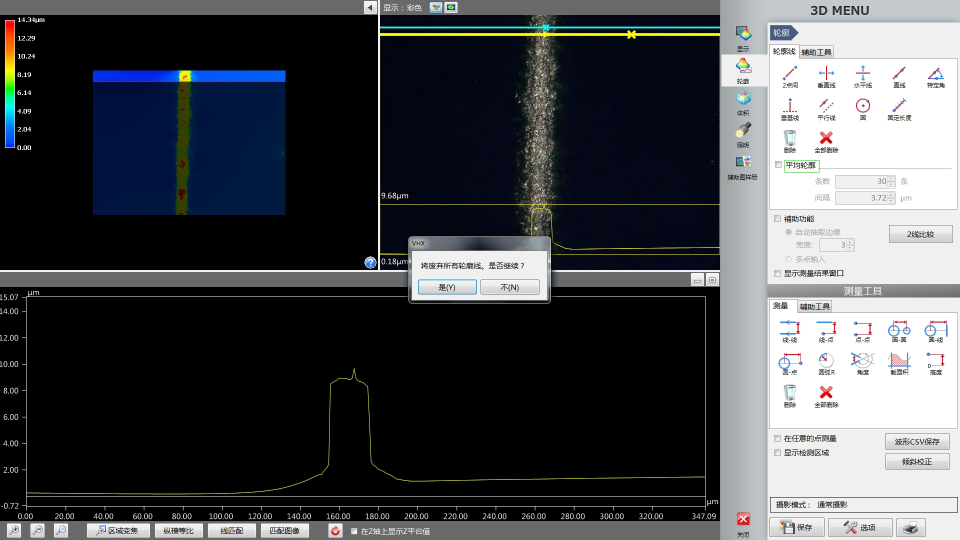
#> input picture someTest/1.jpg, 1920 x 1080 px, given in place of 1.png, which was not available (shown at 1/2 size)
$ python getSharpnessTest.py   (older library calls are emulated)
#> lines starting #> are read from the running program, lines starting #| are printed output that depends on the picture; after the words box and inside, x2 and y2 are one past the last pixel; in counts of white or black regions, pixels touching at a corner belong together; pictures that were not available may be replaced by others from this repository, and a replacement may not be noted
import cv2
import numpy as np
import imutils


def findLine(currentScreen):
    img = currentScreen
    # lineRegion = img[:, :1440]
    # 这里改成了更改颜色通道来获取大致点，再获取对应的bbox
    imgSelected = img[:, :1440]
    imgHSV = cv2.cvtColor(imgSelected, cv2.COLOR_BGR2HSV)

    hsv_low = np.array([0, 0, 86])
    hsv_high = np.array([108, 255, 255])
    mask = cv2.inRange(imgHSV, hsv_low, hsv_high)

    lineRegion = cv2.bitwise_and(imgSelected, imgSelected, mask=mask)

    grayLine = cv2.cvtColor(lineRegion, cv2.COLOR_BGR2GRAY)
    x_grad = cv2.Sobel(grayLine, cv2.CV_32F, dx=1, dy=0, ksize=-1)
    y_grad = cv2.Sobel(grayLine, cv2.CV_32F, dx=0, dy=1, ksize=-1)
    gradLine = cv2.subtract(x_grad, y_grad)
    gradLine = cv2.convertScaleAbs(gradLine)
    blurredLine = cv2.blur(gradLine, (5, 5))
    _, thresholdLine = cv2.threshold(blurredLine, 100, 255, cv2.THRESH_BINARY)

    kernel = cv2.getStructuringElement(cv2.MORPH_RECT, (11, 7))
    closedLine = cv2.morphologyEx(thresholdLine, cv2.MORPH_CLOSE, kernel)

    lineContours = cv2.findContours(closedLine, cv2.RETR_EXTERNAL, cv2.CHAIN_APPROX_SIMPLE)
    lineCnts = imutils.grab_contours(lineContours)
    lineContour = sorted(lineCnts, key=cv2.contourArea, reverse=True)[0]
    lineRect = cv2.minAreaRect(lineContour)
    boxPoints = cv2.boxPoints(lineRect)
    intBoxPoints = np.intp(boxPoints)

    top_left = [min(point[0] for point in intBoxPoints), min(point[1] for point in intBoxPoints)]
    bottom_right = [max(point[0] for point in intBoxPoints), max(point[1] for point in intBoxPoints)]
    top_left[1] = max(0, top_left[1])
    top_left[1] = min(1080, top_left[1])
    bottom_right[1] = max(0, bottom_right[1])
    bottom_right[1] = min(1080, bottom_right[1])

    # lineRegionTopLeft = top_left
    # lineRegionBottomRight = bottom_right

    cv2.rectangle(img, top_left, bottom_right, (0, 255, 255), 3)
    cv2.imshow('1', img)
    cv2.waitKey()
    cv2.destroyAllWindows()

    return top_left, bottom_right


def calculate_blur_sobel(img):
    # 将图像转换为灰度图
    # gray = cv2.cvtColor(image, cv2.COLOR_BGR2GRAY)
    sobelx = cv2.Sobel(img, cv2.CV_64F, 1, 0, ksize=3)
    sobely = cv2.Sobel(img, cv2.CV_64F, 0, 1, ksize=3)
    grad = np.sqrt(sobelx ** 2 + sobely ** 2)
    score = np.average(grad)
    return score


def getLineSharpness(currentScreen, lineRegionTopLeft, lineRegionBottomRight):
    try:
        if lineRegionTopLeft == 0:
            return f"please find the line firstly"
        else:
            selectedRegion = currentScreen[
                             lineRegionTopLeft[1]: lineRegionBottomRight[1],
                             lineRegionTopLeft[0]: lineRegionBottomRight[0]
                             ]

            selectedRegion01 = currentScreen[
                               lineRegionTopLeft[1]:lineRegionBottomRight[1],
                               lineRegionTopLeft[0]:lineRegionTopLeft[0] + int(
                                   (lineRegionBottomRight[0] - lineRegionTopLeft[0]) / 3)
                               ]
            selectedRegion02 = currentScreen[
                               lineRegionTopLeft[1]:lineRegionBottomRight[1],
                               lineRegionTopLeft[0] + 2 * int(
                                   (lineRegionBottomRight[0] - lineRegionTopLeft[0]) / 3):
                               lineRegionBottomRight[0]
                               ]


            grayRegion01 = cv2.cvtColor(selectedRegion01, cv2.COLOR_BGR2GRAY)
            grayRegion02 = cv2.cvtColor(selectedRegion02, cv2.COLOR_BGR2GRAY)
            # round用于舍到小数点后两位
            sharpness01 = round(cv2.Laplacian(grayRegion01, cv2.CV_64F).var(), 2)
            sharpness02 = round(cv2.Laplacian(grayRegion02, cv2.CV_64F).var(), 2)
            # sharpness01 = round(calculate_blur_sobel(grayRegion01), 2)
            sharpness = sharpness01+sharpness02
            # cv2.imshow('1', selectedRegion)
            return sharpness
    except Exception as e:
        print(f"{e}")
        return f"{e}"


path_list = ['../resources4test/0019.png',
             '../resources4test/0171.png',
             '../resources4test/0174.png',
             '../resources4test/3330.png',
             ]

path_prefix = "I:\\microscope\\res01\\savedVideo\\pic\\"

currentScreen = cv2.imread('I:\\microscope\\res01\\savedVideo\\pic\\1.png')
#> currentScreen is the input picture: shape (1080, 1920, 3); mean B, G, R 77.4, 73.8, 71.4
# currentScreen = cv2.imread('../resources4test/0171.png')
topLeft, bottomRight = findLine(currentScreen)
#> in findLine, `imgSelected = img[:, :1440]`:
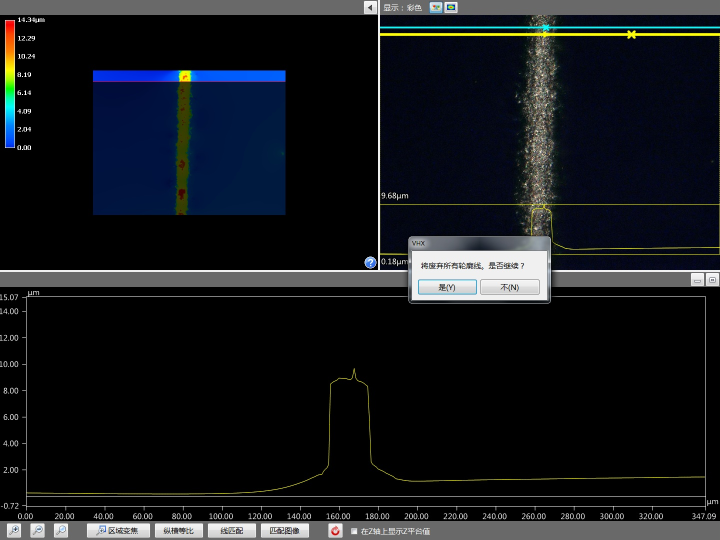
#> imgSelected: shape (1080, 1440, 3) (shown at 1/2 size); mean B, G, R 28.9, 24.5, 21.6
#> in findLine, `imgHSV = cv2.cvtColor(imgSelected, cv2.COLOR_BGR2HSV)`: imgHSV: shape (1080, 1440, 3); mean H, S, V 34.4, 66.9, 30.9
#> in findLine, `mask = cv2.inRange(imgHSV, hsv_low, hsv_high)`:
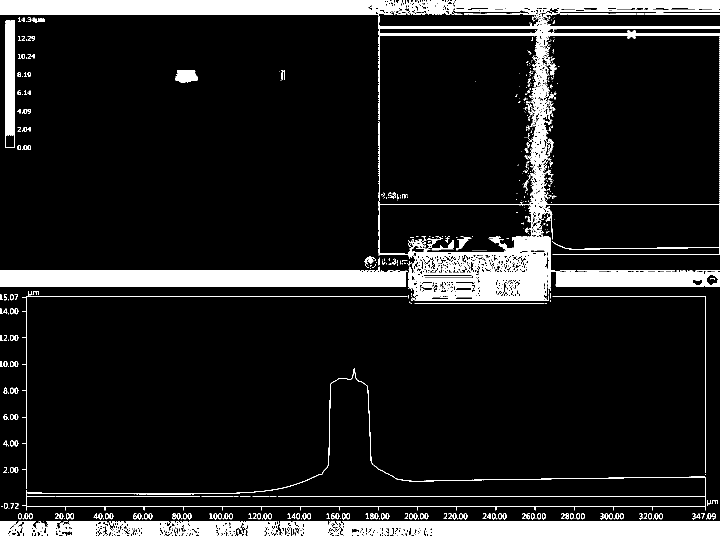
#> mask: shape (1080, 1440) (shown at 1/2 size); 12.3% white; 764 white regions (562 under 20 px), largest, box (x1, y1, x2, y2) and area: (0, 0, 1440, 511) 57051, (0, 1042, 1440, 1080) 48999, (0, 533, 815, 574) 27433
#> in findLine, `y_grad = cv2.Sobel(grayLine, cv2.CV_32F, dx=0, dy=1, ksize=-1)`:
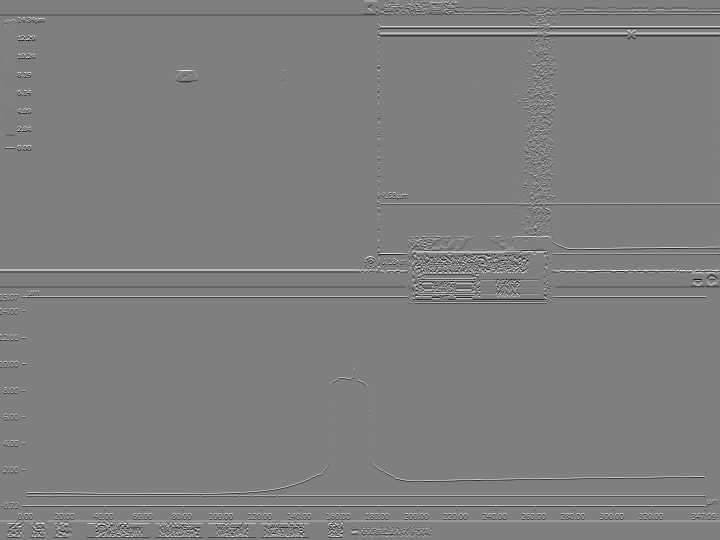
#> y_grad: shape (1080, 1440) float32 (shown at 1/2 size); min -4080, max 4080, mean 0.1; drawn with min black and max white
#> in findLine, `_, thresholdLine = cv2.threshold(blurredLine, 100, 255, cv2.THRESH_BIN..`: thresholdLine: shape (1080, 1440); 10.9% white; 48 white regions (16 under 20 px), largest, box (x1, y1, x2, y2) and area: (0, 0, 1440, 1022) 123077, (0, 1025, 1440, 1077) 32951, (8, 38, 64, 297) 3327
#> in findLine, `closedLine = cv2.morphologyEx(thresholdLine, cv2.MORPH_CLOSE, kernel)`:
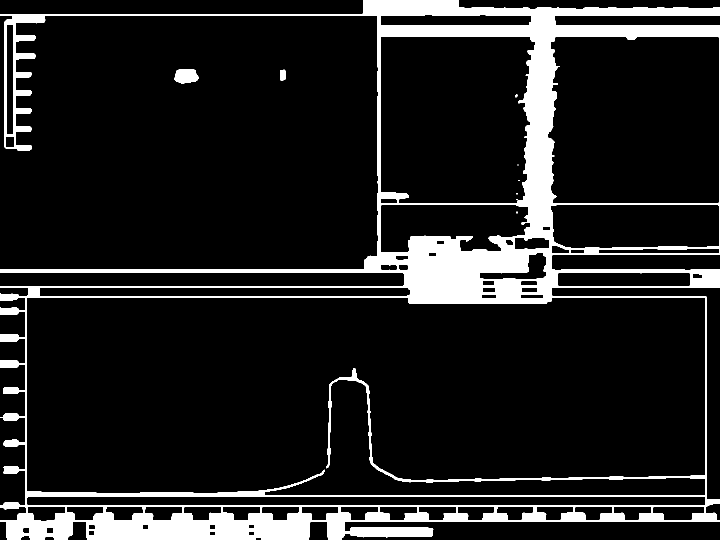
#> closedLine: shape (1080, 1440) (shown at 1/2 size); 12.2% white; 9 white regions (5 under 20 px)
#> in findLine, `lineContours = cv2.findContours(closedLine, cv2.RETR_EXTERNAL, cv2.CHA..`: lineContours = 3 contours; box (x1, y1, x2, y2) and area: (0, 0, 1440, 1080) 1048719, (349, 139, 397, 167) 1047, (560, 139, 571, 162) 180
#> in findLine, `lineCnts = imutils.grab_contours(lineContours)`: lineCnts has the same summary as lineContours
#> in findLine, `lineContour = sorted(lineCnts, key=cv2.contourArea, reverse=True)[0]`: lineContour = contour of 810 points, box (x1, y1, x2, y2) (0, 0, 1440, 1080), area 1048719
#> in findLine, `lineRect = cv2.minAreaRect(lineContour)`: lineRect = ((719.5, 539.5), (1079, 1439), -90)
#> in findLine, `boxPoints = cv2.boxPoints(lineRect)`: boxPoints = [[1439, 1079], [-3.3e-14, 1079], [0, 0], [1439, 0]]
#> in findLine, `intBoxPoints = np.intp(boxPoints)`: intBoxPoints = [[1439, 1079], [0, 1079], [0, 0], [1439, 0]]
#> in findLine, `top_left = [min(point[0] for point in intBoxPoints), min(point[1] for ..`: top_left = [0, 0]
#> in findLine, `bottom_right = [max(point[0] for point in intBoxPoints), max(point[1] ..`: bottom_right = [1439, 1079]
#> topLeft = [0, 0]; bottomRight = [1439, 1079]

for i in range(1, 75):
    path = f"{path_prefix}{i}.png"
    currentScreen = cv2.imread(path)
    sharpness = getLineSharpness(currentScreen, topLeft, bottomRight)
#> in getLineSharpness, `selectedRegion01 = currentScreen[ lineRegionTopLeft[1]:lineRegionBotto..`:
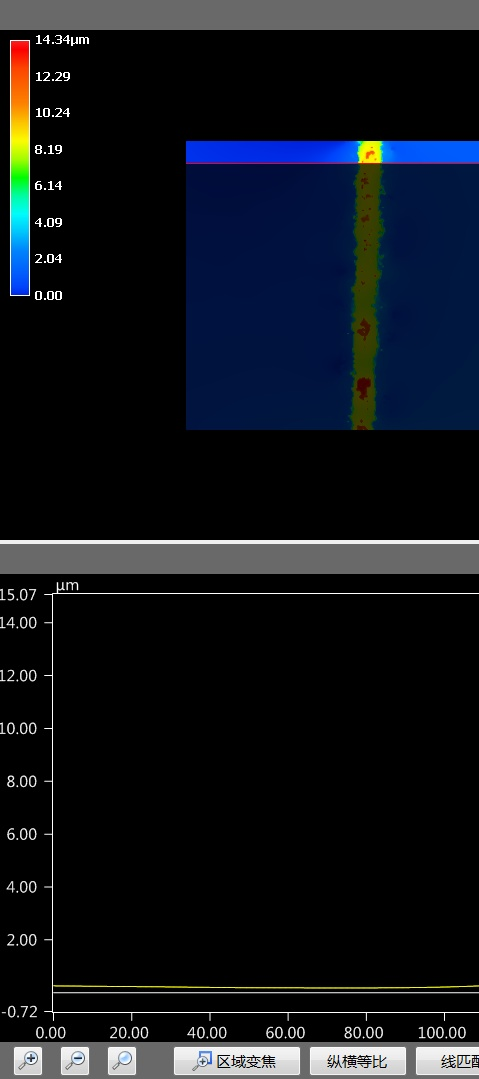
#> selectedRegion01: shape (1079, 479, 3); mean B, G, R 27.5, 21.1, 17.3
#> in getLineSharpness, `grayRegion01 = cv2.cvtColor(selectedRegion01, cv2.COLOR_BGR2GRAY)`:
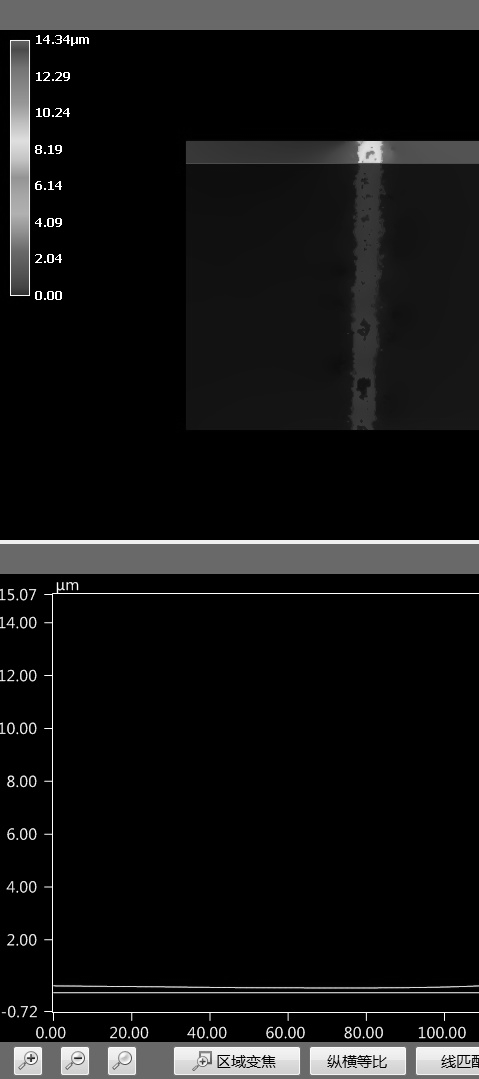
#> grayRegion01: shape (1079, 479); min 0, max 255, mean 20.7
#> in getLineSharpness, `grayRegion02 = cv2.cvtColor(selectedRegion02, cv2.COLOR_BGR2GRAY)`:
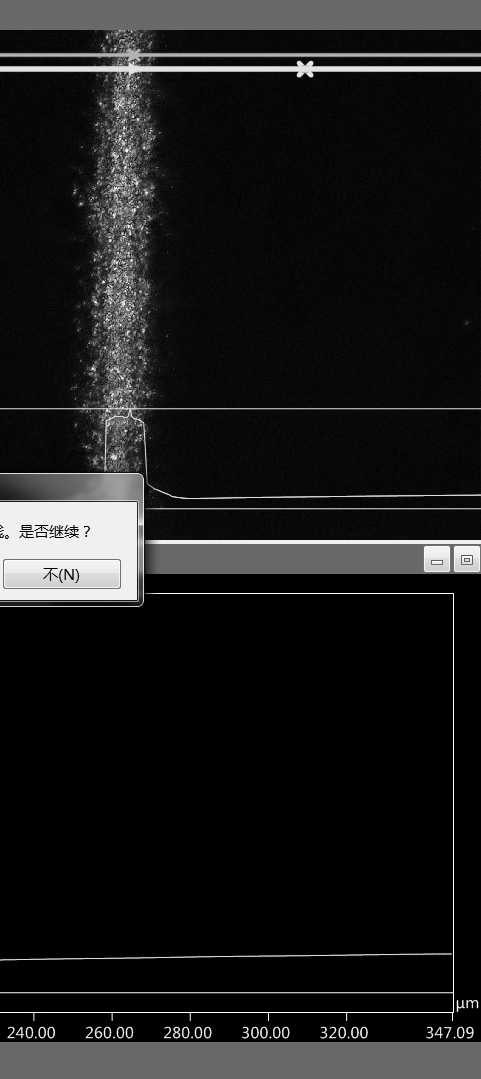
#> grayRegion02: shape (1079, 481); min 0, max 255, mean 27.6
#> in getLineSharpness, `sharpness01 = round(cv2.Laplacian(grayRegion01, cv2.CV_64F).var(), 2)`: sharpness01 = 3410.9
#> in getLineSharpness, `sharpness02 = round(cv2.Laplacian(grayRegion02, cv2.CV_64F).var(), 2)`: sharpness02 = 3264.3
#> in getLineSharpness, `sharpness = sharpness01+sharpness02`: sharpness = 6675.2
#> sharpness = 6675.2
    print(f"sharpness of{path} is that:{sharpness}")
#| sharpness ofI:\microscope\res01\savedVideo\pic\1.png is that:6675.17
